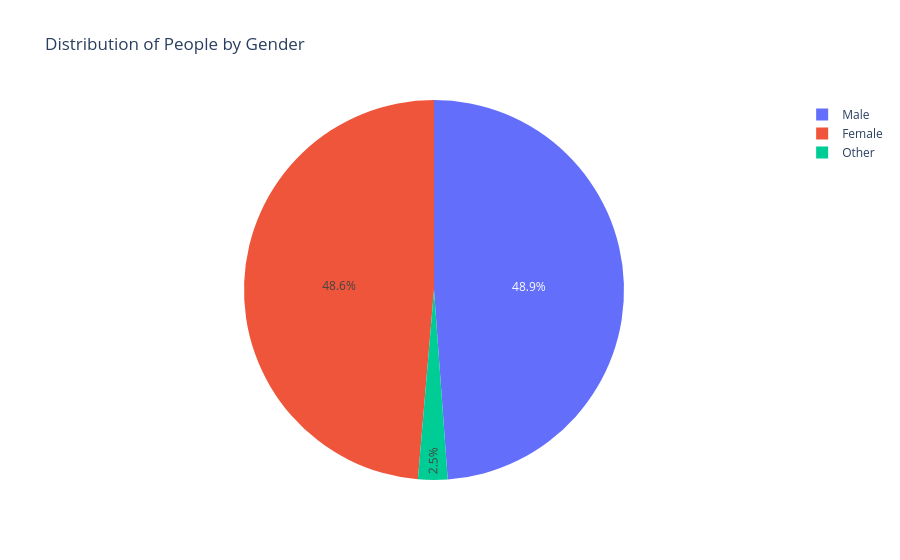

Notebook code cell kept with this figure:
### Code cell
# 8. Pie Chart — Records by Gender

gender_counts = df["Gender"].value_counts().reset_index()
gender_counts.columns = ["Gender", "Number_of_People"]

fig = px.pie(
    gender_counts,
    names="Gender",
    values="Number_of_People",
    title="Distribution of People by Gender"
)
fig.show()

### Figure 1 — Plotly figure (JSON) as saved in the notebook; plotly's stock layout.template omitted (floating-point values rounded to 4 significant figures)
{"data": [{"domain": {"x": [0, 1], "y": [0, 1]}, "hovertemplate": "Gender=%{label}<br>Number_of_People=%{value}<extra></extra>", "labels": ["Male", "Female", "Other"], "legendgroup": "", "name": "", "showlegend": true, "type": "pie", "values": [977, 973, 50]}], "layout": {"legend": {"tracegroupgap": 0}, "title": {"text": "Distribution of People by Gender"}}}
